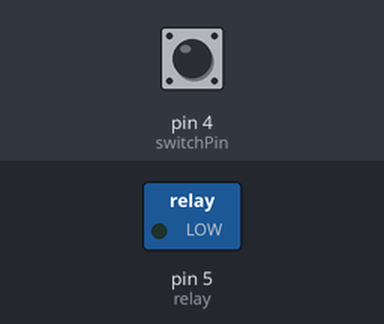
Simulated run of this sketch. Board: Arduino Uno, built with avr-gcc and run on an emulated ATmega328P. On the bench: switched loads named in the sketch (green lamp = pin HIGH). The inputs (shaded band) are chosen by the test bench; at power-on: pin 4 (switchPin) LOW.

Above: at 1.2 s.
1.3 s: pin 4 (switchPin) pulled HIGH for 0.15 s
At 1.6 s:
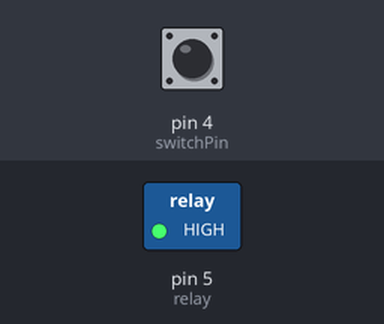
2.9 s: pin 4 (switchPin) pulled HIGH for 1 s
At 4.0 s:
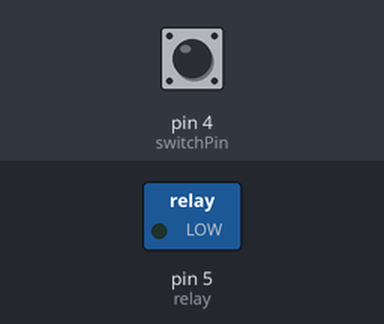
5.4 s: pin 4 (switchPin) pulled HIGH for 3.2 s
At 6.0 s:
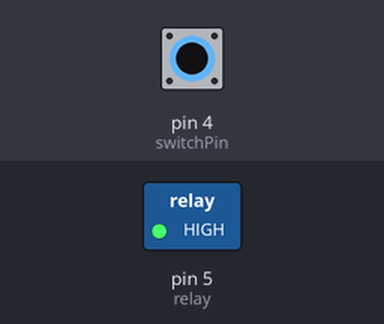
Timing chart, 0 to 8.4 s (numbered marks = the images above; inputs shaded):
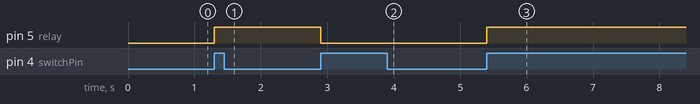

The sketch:

Test_Relay.ino
```cpp
int relay = 5;
int num = 0;
int switchPin = 4;
byte button;
byte oldbutton = 0;
byte state = 0;

void setup() {
  // put your setup code here, to run once:
  Serial.begin(9600);
  pinMode(relay, OUTPUT);
  pinMode(switchPin, INPUT);
}

void loop() {
  // put your main code here, to run repeatedly:
  button = digitalRead(switchPin);
  if (button && !oldbutton) // same as if(button == high && oldbutton == low)
  {
    //we have a new button press
    if (state == 0) // if the state is off, turn it on
    {
      digitalWrite (relay, HIGH);
      state = 1;
    }
    else // if the state is on, turn it off
    {
      digitalWrite (relay, LOW);
      state = 0;
    }
    oldbutton = 1;
  }
  else if (!button && oldbutton) // same as if(button == low && oldbutton == high)
  {
    // the button was released
    oldbutton = 0;
  }
}
//if (buttonState % 2 == 0) {
//  digitalWrite (relay, HIGH);
//} else if (buttonState % 2 == 1) {
//  digitalWrite (relay, LOW);
//}
//Serial.println(buttonState);
//  digitalWrite (relay, HIGH);
//  Serial.println(num);
//  num += 1;
//  delay(10000);
//  digitalWrite (relay, LOW);
//  delay(10000);
```

Measured:
- after the input at 1.3 s, pin 5 (relay): LOW → HIGH at once
- after the input at 2.9 s, pin 5 (relay): HIGH → LOW at once
- after the input at 5.4 s, pin 5 (relay): LOW → HIGH at once
